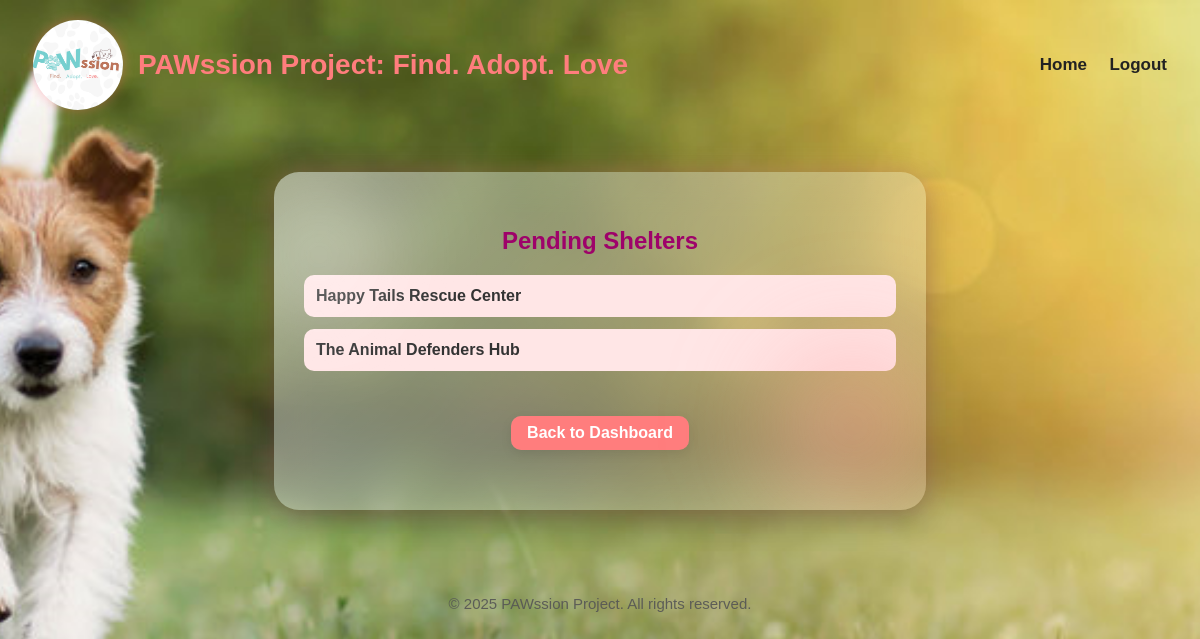
The app's page /admin/pending_shelters (signed in) with its own data.
### models.py (models this page shows)
class Shelter(db.Model):
    id = db.Column(db.Integer, primary_key=True,  nullable=False, unique=True)
    name = db.Column(db.String(150), nullable=False)
    description = db.Column(db.Text, nullable=False)
    address = db.Column(db.String(200), nullable=False)
    contact_number = db.Column(db.String(20), nullable=False)
    email = db.Column(db.String(120), unique=True, nullable=False)
    website = db.Column(db.String(150), unique=True, nullable=True)
    date_established = db.Column(db.String(50), nullable=False)
    shelter_type = db.Column(db.String(50), nullable=False)
    approved = db.Column(db.Boolean, nullable=True, default=None)
    role = db.Column(db.String(20),  nullable=False, default="shelter")
    password = db.Column(db.String(200), nullable=False)
    animals = db.relationship('Animal', backref='shelter', lazy=True)
    notifications = db.relationship('Notification', backref='shelter', lazy=True)

### app.py (the view)
@app.route('/admin/pending_shelters')
def admin_pending_shelters():
    if session.get('role') != 'admin':
        flash("Access denied!")
        return redirect(url_for('index'))
    shelters = Shelter.query.filter_by(approved=None).all()
    return render_template('admin_pending_shelters.html', shelters=shelters)

### templates/admin_pending_shelters.html
{% extends "base.html" %}
{% block content %}
<div class="dashboard-container">
    <h2 class="heading">Pending Shelters</h2>
    {% if shelters|length == 0 %}
        <p class="empty-state">No pending shelters.</p>
    {% else %}
        <ul class="dashboard-list">
            {% for shelter in shelters %}
                <li class="dashboard-item">
                    <a href="{{ url_for('admin_view_shelter', shelter_id=shelter.id) }}">
                        {{ shelter.name }}
                    </a>
                </li>
            {% endfor %}
        </ul>
    {% endif %}
    <div class="back-btn-container">
        <a href="{{ url_for('admin_dashboard') }}" class="back-btn">Back to Dashboard</a>
    </div>
</div>
{% endblock %}

### static/style.css (style rules this page uses)
.bg-img { background-image: url("/static/icon/background.png"); background-size: cover; background-position: center; background-repeat: no-repeat; background-attachment: fixed; }
.back-btn-container { text-align: center; margin: 25px 0; }
.back-btn { text-align: center; margin-top: 20px; display: inline-block; background: rgba(245, 245, 245, 0.6); backdrop-filter: blur(8px); color: #4A90E2; font-weight: 600; padding: 12px 25px; border-radius: 12px; text-decoration: none; transition: 0.3s ease, transform 0.2s ease; box-shadow: 0 4px 12px rgba(0,0,0,0.08); }
.heading { text-align: center; margin-bottom: 20px; color: #9e026a; }
.dashboard-list { list-style: none; padding: 0; }
.dashboard-item { padding: 12px; margin-bottom: 12px; background-color: #ffe6e6; border-radius: 10px; transition: transform 0.2s ease, box-shadow 0.2s ease; }
.dashboard-item a { text-decoration: none; color: #333; font-weight: 600; }
.back-btn { padding: 8px 16px; background: #ff7d7d; color: white; border-radius: 10px; text-decoration: none; font-weight: 600; }
body { font-family: Arial, sans-serif; background: #F5FFFA; }

### records on screen
Shelter: name "Happy Tails Rescue Center"
Shelter: name "The Animal Defenders Hub"

### other values on screen
{{ current_year or "2025" }} "2025"
